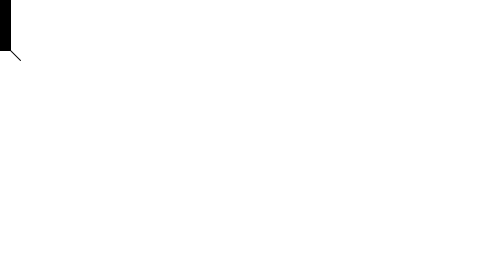
Frame 1 (no input)
Frame 60 (the mouse pressed at the canvas centre just before this capture): identical to frame 1, image omitted
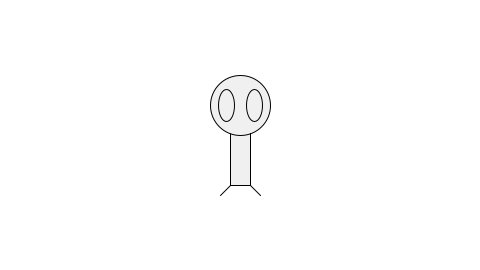
Frame 120 (the mouse held since frame 60 and released just before this capture)

The Processing sketch that drew these frames (run headless with seeded random() and noise(); from frame 60 on, the mouse is pressed at the canvas centre):

// Processing sketch: exercise_3_5
// ── exercise_3_5.pde
// Example 3-3: Zoog as dynamic sketch with variation
void setup() {
  size(480, 270);  // Set the size of the window
}

void draw() {
  background(255);  // Draw a white background 

  // Set ellipses and rects to CENTER mode
  ellipseMode(CENTER);
  rectMode(CENTER); 

  // Draw Zoog's body
  stroke(0);
  fill(constrain(mouseX, 0, 255));
  // Zoog's body is drawn at the location (mouseX, mouseY).
  rect(mouseX, mouseY, 20, 100);

  // Draw Zoog's head
  stroke(0);
  fill(constrain(mouseX, 0, 255));
  // Zoog's head is drawn above the body at the location (mouseX, mouseY - 30).
  ellipse(mouseX, mouseY-30, 60, 60); 

  // Eyes
  fill(constrain(mouseX, 0, 255)); 
  ellipse(mouseX-14, mouseY-30, 16, 32); 
  ellipse(mouseX+14, mouseY-30, 16, 32);

  // Legs
  stroke(0);
  line(mouseX-10, mouseY+50, mouseX-20, mouseY+60);
  line(mouseX+10, mouseY+50, mouseX+20, mouseY+60);
}
